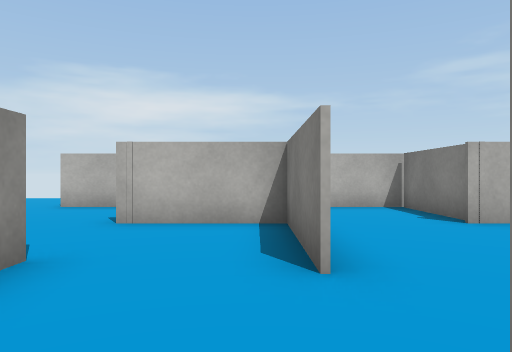
[1] (above)

15 first-person views from a walk through a scene from a Unity 3-D project. The camera is 0.38 m above the floor, looks level and sees 70° across. The floor is counted in squares, 0.5 m on a side. Each view is taken from the middle of a square. On the plan, view 1 faces up. The plan holds only what a view shows up to about 11 squares ahead; the rest is blank. The place goes on beyond the plan. The player character is not drawn. Some surface patterns are stand-ins.

[2]
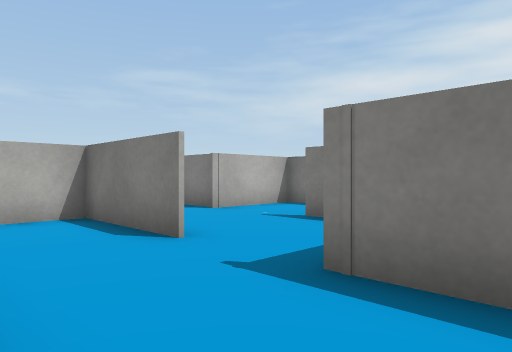

[3]
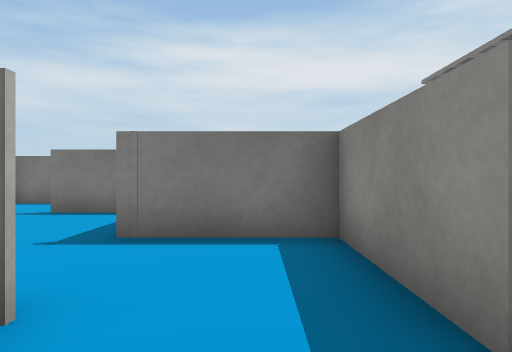

[4]
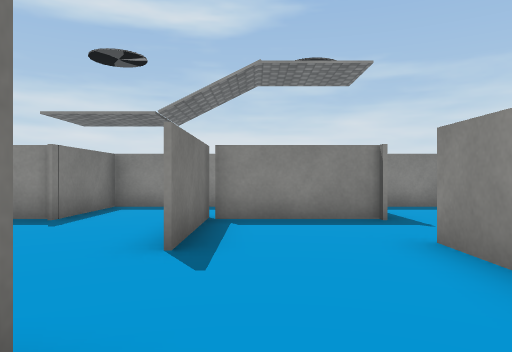

[5]
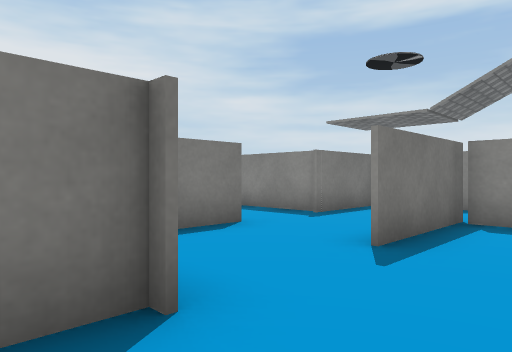

[6]
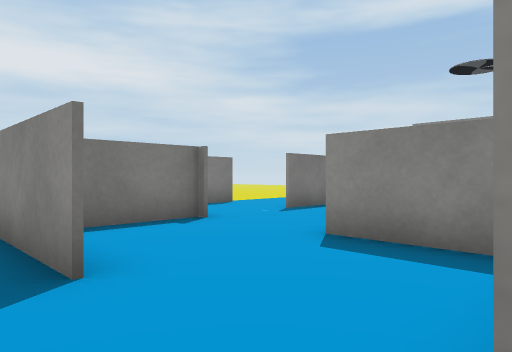

[7]
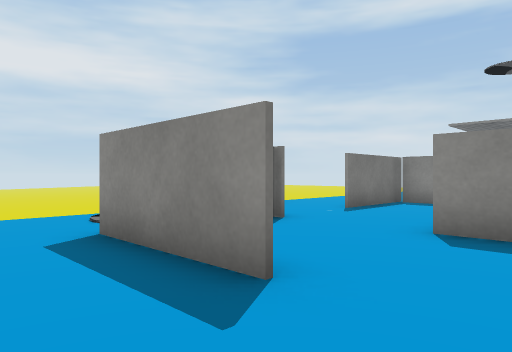

[8]
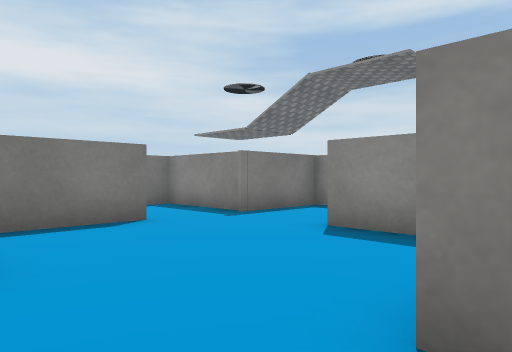

[9]
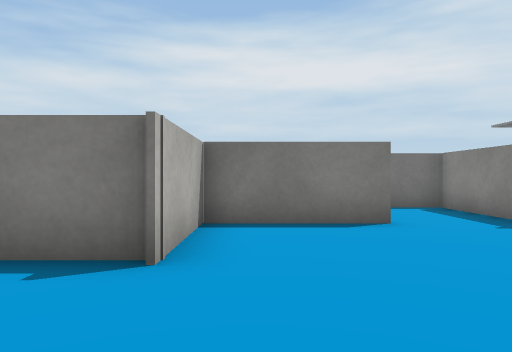

[10]
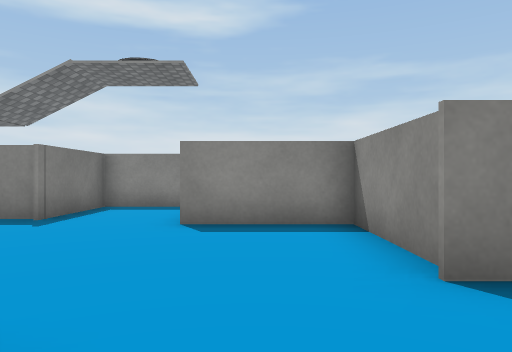

[11]
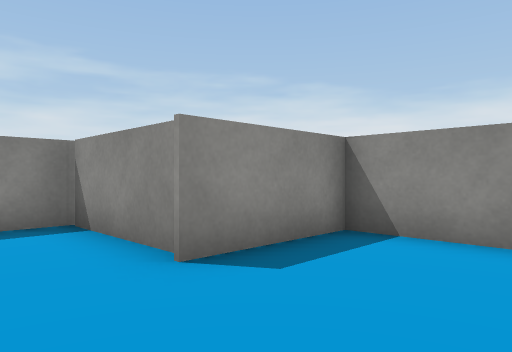

[12]
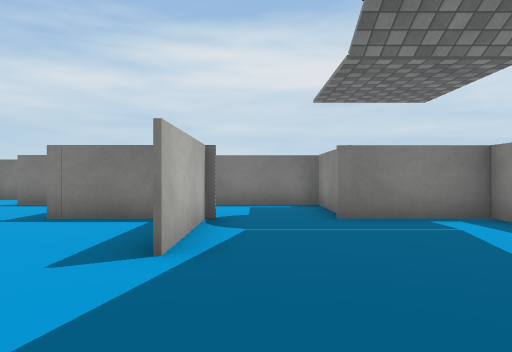

[13]
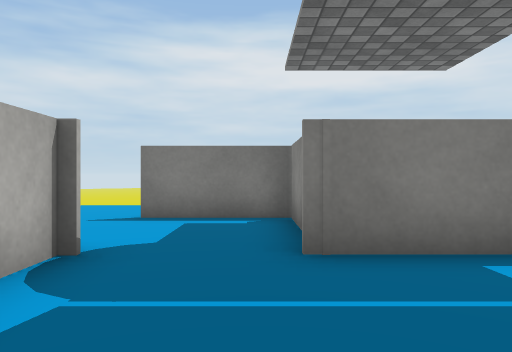

[14]
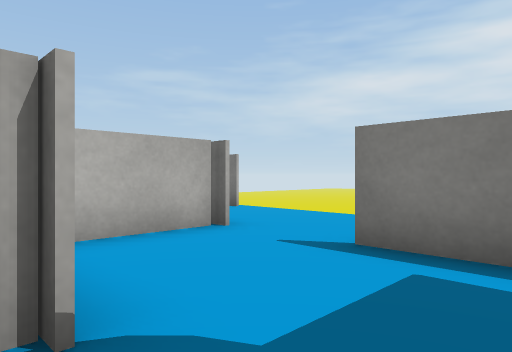

[15]
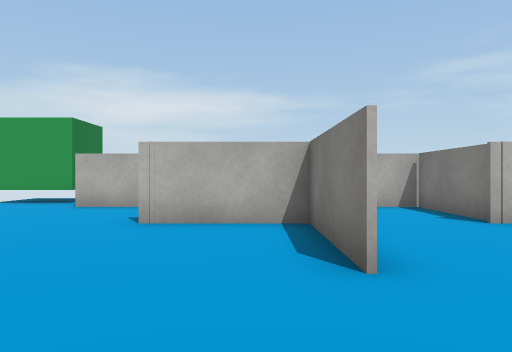

### Floor plan
Key: @ floor where view 1 was taken; # wall or solid block; . floor; O other object.
Columns run from 13 left of view 1 to 6 right of it. Each row starts with its distance up from view 1.
 11 OOO         . ..
 10 .O.    ..  . .......
  9  ..##  ..###..####..
  8  ....   ...#.....#..
  7   ...#  ...#.....#..
  6   ...####..####..###
  5   ......#.....#....#
  4   #.....#.....#....#
  3   #.....#..#..#..#.#
  2   #........#.....#..
  1   ####.....#.....#..
  0      #..####.@####..
 -1      #..#.....#.....
 -2      ####..####..#
 -3        . ........#
 -4          ........#
 -5          .....####
 -6            ...#
 -7              ##

Where each view was taken, in squares from view 1:
view 1: 0 up, 0 right, facing up
view 2: 1 down, 2 left, facing up-right
view 3: 1 down, 4 left, facing right
view 4: 7 up, 3 left, facing down
view 5: 7 up, 4 left, facing down-right
view 6: 10 up, 2 left, facing down-right
view 7: 11 up, 1 left, facing down-right
view 8: 6 up, 11 left, facing down-right
view 9: 5 up, 11 left, facing right
view 10: 7 up, 9 left, facing down
view 11: 4 up, 6 left, facing down-left
view 12: 3 down, 6 left, facing right
view 13: 4 down, 3 left, facing right
view 14: 4 down, 0 right, facing up-right
view 15: 0 up, 6 left, facing up
